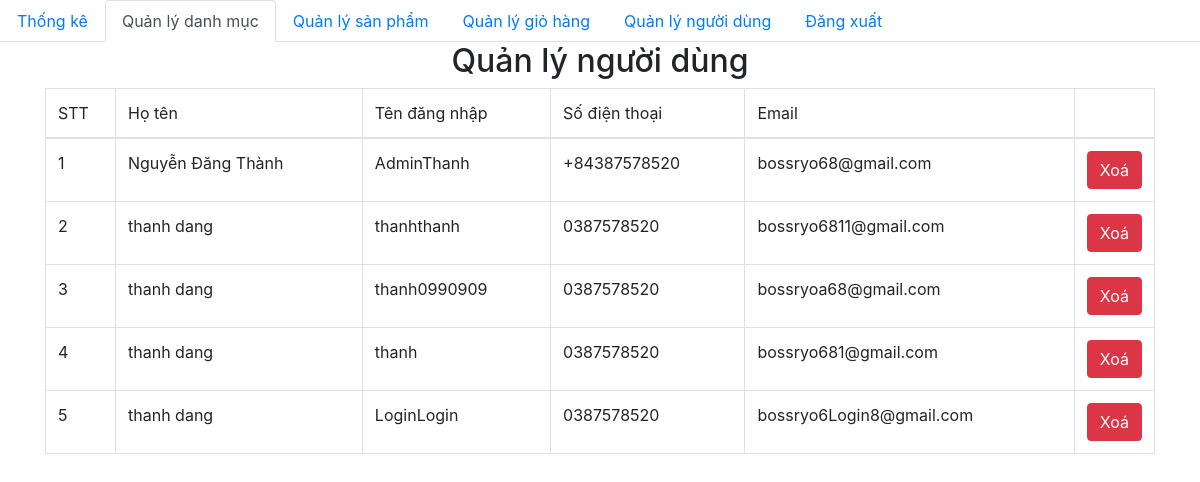
Page /admin/user/index.php on the committed database.
### tables this page shows
CREATE TABLE `user` (
    `id_user` int(11) NOT NULL,
    `hoten` varchar(255) NOT NULL,
    `username` varchar(255) NOT NULL,
    `password` varchar(255) NOT NULL,
    `phone` varchar(28) NOT NULL,
    `email` varchar(255) NOT NULL
  );

### admin/database/dbhelper.php (called while the page is built, shortened)
<?php
function executeResult($sql)
{
	$con = mysqli_connect(HOST, USERNAME, PASSWORD, DATABASE);
	mysqli_set_charset($con, "utf8");
	$result = mysqli_query($con, $sql);
	$data   = [];
	while ($row = mysqli_fetch_array($result, 1)) {
		$data[] = $row;
	}
	return $data;
}

### admin/user/index.php (the view, shortened to what this page needs)
<?php
require_once('../database/dbhelper.php');
?>
<!DOCTYPE html>
<html>
<head>
    <link rel="stylesheet" href="https://maxcdn.bootstrapcdn.com/bootstrap/4.4.1/css/bootstrap.min.css">
</head>
<body>
<ul class="nav nav-tabs">
    <li class="nav-item">
        <a class="nav-link" href="../index.php">Thống kê</a>
    </li>
    <li class="nav-item">
        <a class="nav-link active" href="../category/">Quản lý danh mục</a>
    </li>
    <li class="nav-item">
        <a class="nav-link" href="../product/">Quản lý sản phẩm</a>
    </li>
    <li class="nav-item">
        <a class="nav-link" href="../dashboard.php">Quản lý giỏ hàng</a>
    </li>
    <li class="nav-item ">
        <a class="nav-link " href="../user/">Quản lý người dùng</a>
    </li>
    <li class="nav-item ">
        <a class="nav-link " href="../logout.php">Đăng xuất</a>
    </li>
</ul>
<div class="container">
    <div class="panel panel-primary">
        <div class="panel-heading">
            <h2 class="text-center">Quản lý người dùng</h2>
        </div>
        <table class="table table-bordered table-hover">
            <thead>
            <tr>
                <td width="70px">STT</td>
                <td>Họ tên</td>
                <td>Tên đăng nhập</td>
                <td>Số điện thoại</td>
                <td>Email</td>
                <td width="50px"></td>
            </tr>
            </thead>
            <tbody>
            <?php
            $sql = 'select * from user';
            $users = executeResult($sql);
            $index = 1;
            foreach ($users as $item) {
                echo '  <tr>
                    <td>' . ($index++) . '</td>
                    <td>' . $item['hoten'] . '</td>
                    <td>' . $item['username'] . '</td>
                    <td>' . $item['phone'] . '</td>
                    <td>' . $item['email'] . '</td>
                    <td>
                    <button class="btn btn-danger" onclick="deleteCategory('.$item['id_user'].')">Xoá</button>
                    </td>
                </tr>';
            }
            ?>
            </tbody>
        </table>
    </div>
</div>
</body>
</html>

### rows in the picture
user: hoten "Nguyễn Đăng Thành", username "AdminThanh", phone "+84387578520", email "bossryo68@gmail.com"
user: hoten "thanh dang", username "thanhthanh", phone "0387578520", email "bossryo6811@gmail.com"
user: hoten "thanh dang", username "thanh0990909", phone "0387578520", email "bossryoa68@gmail.com"
user: hoten "thanh dang", username "thanh", phone "0387578520", email "bossryo681@gmail.com"
user: hoten "thanh dang", username "LoginLogin", phone "0387578520", email "bossryo6Login8@gmail.com"
